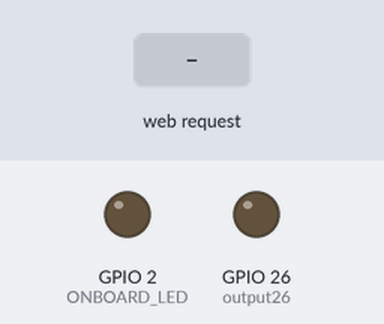
This sketch was run on a simulated ESP32. On the bench: output pins drawn as LEDs (lit = HIGH). The test bench sets the inputs (shaded band). WiFi joins after 1.5 s; servers stay silent unless stated; what the sketch prints to the serial monitor is not drawn.

Above: at 2.7 s.
2.8 s: HTTP request GET /onRed received
At 4.1 s:
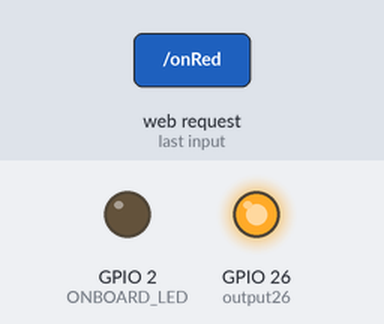
5.8 s: HTTP request GET /offRed received
At 6.5 s:
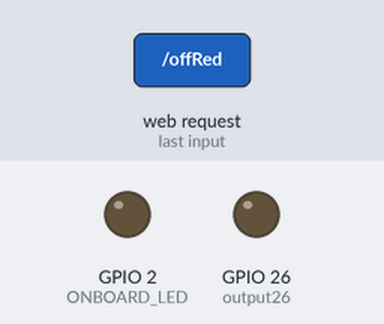
Timing chart, 0 to 8.8 s (numbered marks = the images above; inputs shaded):
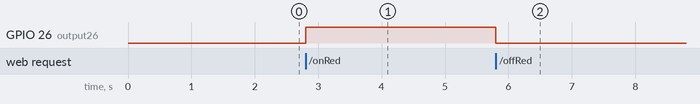

Measured:
- after the input at 2.8 s, GPIO 26 (output26): LOW → HIGH at once
- after the input at 5.8 s, GPIO 26 (output26): HIGH → LOW at once

The sketch:

esp32_webserver_ai2.ino
```cpp
// Load Wi-Fi library
#include <WiFi.h>
#define ONBOARD_LED 2

#define RXD2 16
#define TXD2 17

// Replace with your network credentials
// Jiang Xing Kai’s iPhone phone ssid
//const char* ssid = "Jiang Xing Kai’s iPhone";
//const char* password = "1234567890";

 const char* ssid = "JTHUAWEI-P9UDFQ_HiLink";
 const char* password = "Desktop1";

// Set web server port number to 80
WiFiServer server(80);

// Variable to store the HTTP request
String response, ip_address;

// Auxiliar variables to store the current output state
String output26State = "off";

// Assign output variables to GPIO pins
const int output26 = 26;

// Current time
unsigned long currentTime = millis();
// Previous time
unsigned long previousTime = 0;
// Define timeout time in milliseconds (example: 2000ms = 2s)
const long timeoutTime = 2000;
int wait30 = 30000; // time to reconnect when connection is lost.

// This is your Static IP for JTHUAWEI
IPAddress local_IP(192, 168, 3, 100);
// Gateway IP address for JTHUAWEI
IPAddress gateway(192, 168, 3, 1);

IPAddress subnet(255, 255, 0, 0);
IPAddress primaryDNS(8, 8, 8, 8);
IPAddress secondaryDNS(8, 8, 4, 4);

void setup() {
  Serial.begin(115200);
  Serial2.begin(9600, SERIAL_8N1, RXD2, TXD2);
  // Initialize the output variables as outputs
  pinMode(output26, OUTPUT);
  // Set outputs to LOW
  digitalWrite(output26, LOW);
  pinMode(ONBOARD_LED, OUTPUT);

  //Configure Static IP
  if (!WiFi.config(local_IP, gateway, subnet, primaryDNS, secondaryDNS))
  {
    Serial.println("Static IP failed to configure");
  }

  // Connect to Wi-Fi network with SSID and password
  Serial.print("Connecting to ");
  Serial.println(ssid);

  WiFi.begin(ssid, password);
  while (WiFi.status() != WL_CONNECTED) {
    delay(500);
    Serial.print(".");
  }
  // Print local IP address and start web server
  Serial.println("");
  Serial.println("WiFi connected.");
  Serial.println("IP address: ");
  ip_address = WiFi.localIP().toString();
  Serial.println(ip_address);
  server.begin();
}

void loop() {

  // If disconnected, try to reconnect every 30 seconds.
  if ((WiFi.status() != WL_CONNECTED) && (millis() > wait30)) {
    Serial.println("Trying to reconnect WiFi...");
    WiFi.disconnect();
    WiFi.begin(ssid, password);
    wait30 = millis() + 30000;
  }
  // Check if a client has connected..
  WiFiClient client = server.available();
  if (!client) {
    return;
  }

  Serial.print("New client: ");
  Serial.println(client.remoteIP());

  // Espera hasta que el cliente envíe datos.
  // while(!client.available()){ delay(1); }

  /////////////////////////////////////////////////////
  // Read the information sent by the client.
  String req = client.readStringUntil('\r');
  Serial.println(req);

  // Make the client's request.
  if (req.indexOf("status") != -1)
  {
    response = "WiFi Connected: " + ip_address;
    Serial2.write(0x36);
  }
  if (req.indexOf("onRed") != -1)
  {
    digitalWrite(output26, HIGH);
    response = "RED LED ON";
    Serial2.write(0x31);
  }
  if (req.indexOf("offRed") != -1)
  {
    digitalWrite(output26, LOW);
    response = "RED LED OFF";
    Serial2.write(0x30);
  }
  if (req.indexOf("onGreen") != -1)
  {
    digitalWrite(output26, HIGH);
    response = "GREEN LED ON";
    Serial2.write(0x33);
  }
  if (req.indexOf("offGreen") != -1)
  {
    digitalWrite(output26, LOW);
    response = "GREEN LED OFF";
    Serial2.write(0x32);
  }
  if (req.indexOf("onBlue") != -1)
  {
    digitalWrite(output26, HIGH);
    response = "BLUE LED ON";
    Serial2.write(0x35);
  }
  if (req.indexOf("offBlue") != -1)
  {
    digitalWrite(output26, LOW);
    response = "BLUE LED OFF";
    Serial2.write(0x34);
  }
  if (req.indexOf("moveForward") != -1)
  {
    response = "MOVING FORWARD";
    Serial2.write(0x40); //0b0100 0000
  }
  if (req.indexOf("turnLeft") != -1)
  {
    response = "TURNING LEFT";
    Serial2.write(0x41); //0b0100 0001
  }
  if (req.indexOf("turnRight") != -1)
  {
    response = "TURNING RIGHT";
    Serial2.write(0x42); //0b0100 0010
  }
  if (req.indexOf("moveBackward") != -1)
  {
    response = "MOVING BACKWARD";
    Serial2.write(0x43); //0b0100 0011
  }
  if (req.indexOf("selfDriveMode") != -1)
  {
    response = "Self Drive Mode";
    Serial2.write(0x44); //0b0100 0100
  }

  client.println("HTTP/1.1 200 OK");
  client.println("Content-Type: text/html");
  client.println("");
  client.println(response); //  Return status.

  client.flush();
  client.stop();
  Serial.println("Client disconnected.");
}
```
